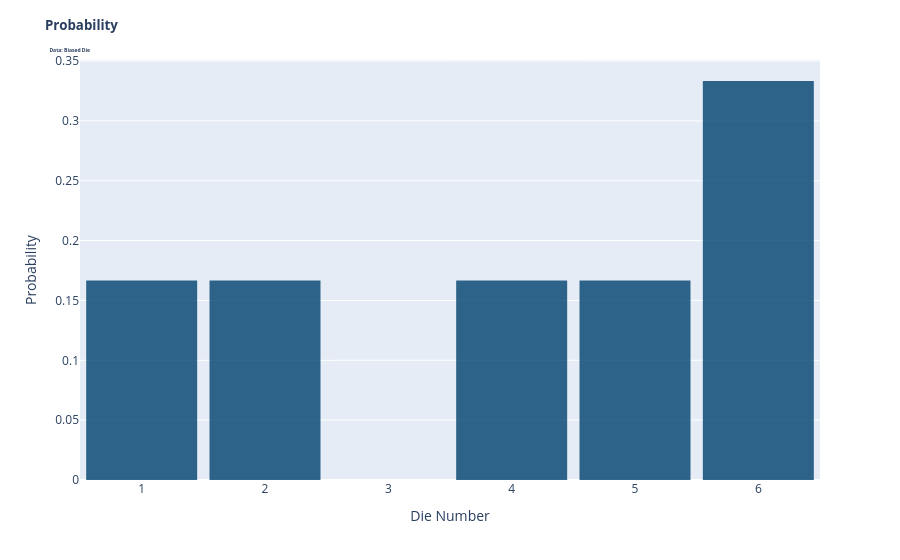

Here is the notebook cell this chart was saved with:
### Code cell
# 2.
import plotly.express as px

fig = px.histogram(x=die_biased, histnorm='probability')
fig.update_traces(xbins=dict(start=0.5, end=6.5, size=1),
                  marker=dict(color='rgba(0, 65, 110, 0.8)'))

fig.update_layout(
        barmode='overlay',
        yaxis_title_text='Probability',
        xaxis_title_text='Die Number',
        bargap=0.1,
        title=dict(
            text='<b><span style="font-size: 10pt">Probability</span><br> <span style="font-size:5">Data: Biased Die</span></b>',
        ),
    )

fig.show()

### Figure 1 — Plotly figure (JSON) as saved in the notebook; plotly's stock layout.template omitted (floating-point values rounded to 4 significant figures)
{"data": [{"bingroup": "x", "histnorm": "probability", "hovertemplate": "x=%{x}<br>probability=%{y}<extra></extra>", "legendgroup": "", "marker": {"color": "rgba(0, 65, 110, 0.8)", "pattern": {"shape": ""}}, "name": "", "orientation": "v", "showlegend": false, "type": "histogram", "x": [1, 2, 4, 5, 6, 6], "xaxis": "x", "xbins": {"end": 6.5, "size": 1, "start": 0.5}, "yaxis": "y"}], "layout": {"bargap": 0.1, "barmode": "overlay", "legend": {"tracegroupgap": 0}, "margin": {"t": 60}, "title": {"text": "<b><span style=\"font-size: 10pt\">Probability</span><br> <span style=\"font-size:5\">Data: Biased Die</span></b>"}, "xaxis": {"anchor": "y", "domain": [0, 1], "title": {"text": "Die Number"}}, "yaxis": {"anchor": "x", "domain": [0, 1], "title": {"text": "Probability"}}}}
